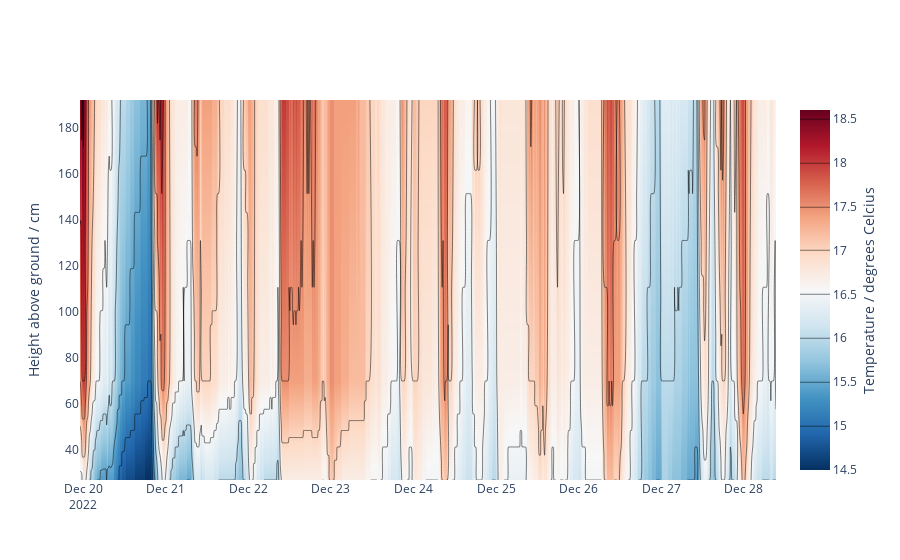

The notebook cell saved with this chart:
### Code cell
fig2 = go.Figure()

fig2.add_trace(go.Contour(z=values,
                          x=dates, # horizontal axis
                          y=heights, # vertical axis
                          colorscale="RdBu_r",
                          line_smoothing=0.85,
                          contours_coloring='heatmap',
                          colorbar=dict(
            title='Temperature / degrees Celcius', # title here
            titleside='right')
                          ))
fig2.update_layout(yaxis_title="Height above ground / cm")

### Figure 1 — Plotly figure (JSON) as saved in the notebook; plotly's stock layout.template omitted (floating-point values rounded to 4 significant figures; data arrays with more than 128 entries replaced by an {"elided": "..."} marker saying what was removed)
{"data": [{"colorbar": {"title": {"side": "right", "text": "Temperature / degrees Celcius"}}, "colorscale": [[0, "rgb(5,48,97)"], [0.1, "rgb(33,102,172)"], [0.2, "rgb(67,147,195)"], [0.3, "rgb(146,197,222)"], [0.4, "rgb(209,229,240)"], [0.5, "rgb(247,247,247)"], [0.6, "rgb(253,219,199)"], [0.7, "rgb(244,165,130)"], [0.8, "rgb(214,96,77)"], [0.9, "rgb(178,24,43)"], [1, "rgb(103,0,31)"]], "contours": {"coloring": "heatmap"}, "line": {"smoothing": 0.85}, "type": "contour", "x": {"elided": "810 str values"}, "y": [27, 70, 192], "z": {"elided": "3x810 float values"}}], "layout": {"yaxis": {"title": {"text": "Height above ground / cm"}}}}
